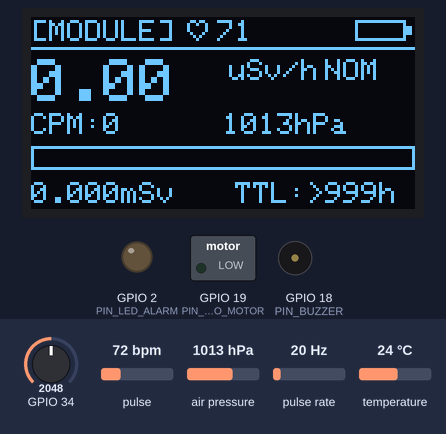
Bench run of a program on a simulated ESP32. Parts: 128×64 one-colour display, switched loads named in the program (green lamp = pin HIGH), output pins drawn as LEDs (lit = HIGH), buzzer (waves = sounding). Wiring (inferred from the names in the program): pulse sensor: data GPIO 4. Dashed ring = blinking. The test bench sets the inputs (shaded band); at power-on: pulse 72 bpm, pulse rate 20 Hz, GPIO 34 = 2048, air pressure 1013 hPa, temperature 24 °C (analog values on the 0–4095 scale). EEPROM starts erased; what the program prints to the serial monitor is not drawn.

Above: at 1.2 s.
1.3 s: pulse set to 123 bpm
At 2.43 s:
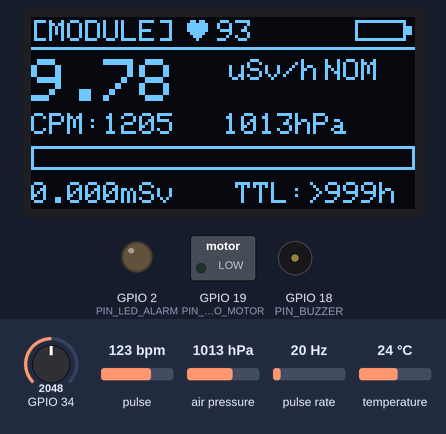
3.0 s: pulse set to 127 bpm
At 4.66 s:
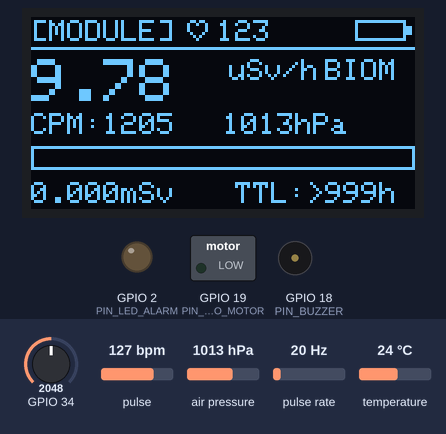
6.0 s: pulse rate (sensor on GPIO 4) set to 50 Hz
At 8.35 s:
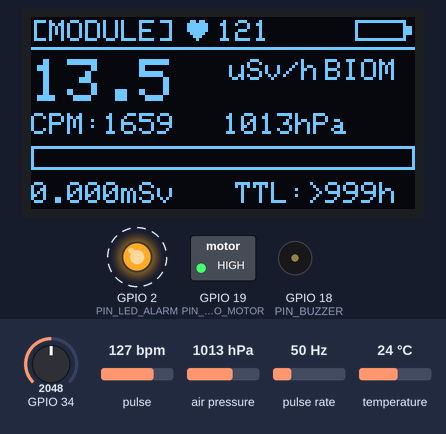
9.0 s: pulse set to 134 bpm
At 10.14 s:
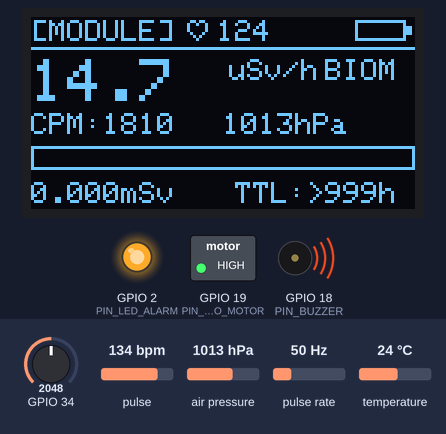
10.8 s: pulse set to 139 bpm
At 13.17 s:
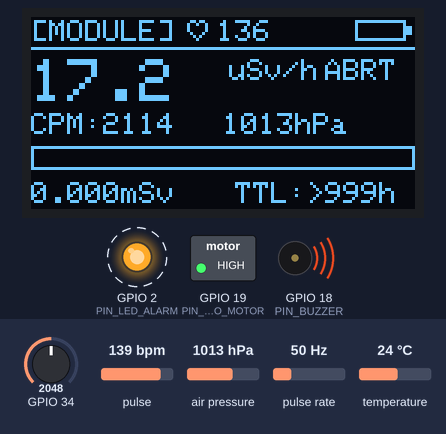
13.8 s: pulse set to 42 bpm
At 15.43 s:
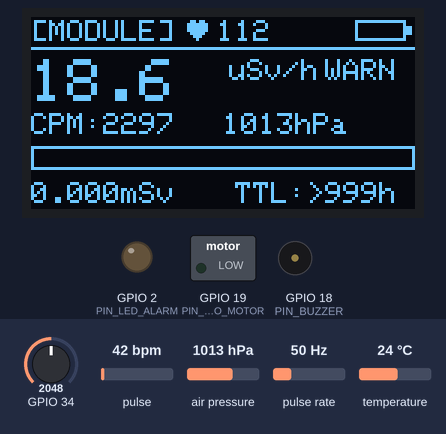
Timing chart, 0 to 17.6 s (numbered marks = the images above; inputs shaded):
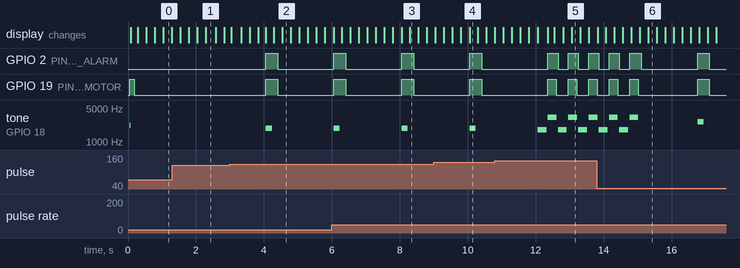

Measured:
- the behaviour switches between 124 and 125 bpm on pulse (found by bisection; images 1 and 2)
- the behaviour switches between 136 and 137 bpm on pulse (found by bisection; images 4 and 5)
- after the input at 1.3 s, the display: first changes after 0.23 s (image 1 shows a later state)
- after the input at 3.0 s, GPIO 2 (PIN_LED_ALARM), GPIO 19 (PIN_VIBRO_MOTOR): LOW → HIGH after 1.1 s, → LOW 0.35 s later; tone on GPIO 18 (PIN_BUZZER): silent → 1900 Hz after 1.1 s, → silent 0.18 s later

The program:

main.cpp
```cpp
/**
 * ============================================================================
 * AstroWrist Dosimeter & Biometric Monitor — Main Flight Firmware
 * Target MCU: ESP32-WROOM-32D (PlatformIO / Arduino Framework)
 *
 * Features:
 * 1. NVS Flash Persistence (`Preferences`) reading & saving `accumulated_mSv`
 *    every 60 seconds to survive power cycles.
 * 2. J305 Geiger-Mueller interrupt dosimetry with 12x5s sliding window and
 *    190 us dead-time mathematical correction.
 * 3. MAX30102 wrist PPG (Heart Rate BPM & SpO2 %) + BMP280 barometer with
 *    autonomous EVA_MODE switch (< 450 hPa) and dynamic threshold lowering.
 * 4. Spacecraft UART JSON uplink receiver for live NASA DONKI Space Weather
 *    alerts (`{"sep_storm": true, "solar_flux": 15.4}`) with pre-emptive
 *    wrist haptic vibration warning.
 * 5. Real-time 1 Hz JSON telemetry stream over Serial (115200 baud).
 * ============================================================================
 */

#include <Arduino.h>
#include <Wire.h>
#include <Preferences.h>
#include <ArduinoJson.h>

#include "config.h"
#include "geiger_counter.h"
#include "biodosimetry_health.h"
#include "wrist_display_ui.h"

// setup() запускается один раз. loop() ниже постоянно читает датчики и обновляет экран.

// Global subsystem instances
Preferences            g_nvsPrefs;
GeigerCounter          g_geiger;
HealthMonitor          g_health;
WristDisplay           g_display;
NasaDonkiSpaceWeather  g_donkiUplink = {
    false,   // sep_storm
    0.0f,    // solar_flux
    1.0f,    // kp_index
    "NONE",  // event_id
    0,       // last_rx_millis
    false    // uplink_connected
};

// Timing and non-blocking actuator state variables
uint32_t g_lastNvsSaveMs         = 0;
uint32_t g_lastTelemetryMs       = 0;
uint32_t g_vibroPulseEndMs       = 0;
uint32_t g_buzzerToneEndMs       = 0;
uint32_t g_lastAlarmPatternMs    = 0;
uint8_t  g_alarmPatternStep      = 0;
bool     g_alarmMutedByUser      = false;

// Button debounce & long-press state (PIN_MODE_BTN = GPIO 0)
bool     g_lastBtnState          = HIGH;
uint32_t g_btnPressStartMs       = 0;
bool     g_btnLongPressHandled   = false;

// Serial UART JSON reception buffer
String   g_serialRxBuffer        = "";

// ============================================================================
// ACTUATOR & HAPTIC FEEDBACK HELPERS (NON-BLOCKING)
// ============================================================================

void triggerWristVibration(uint32_t durationMs) {
    digitalWrite(PIN_VIBRO_MOTOR, HIGH);
    g_vibroPulseEndMs = millis() + durationMs;
}

void triggerBuzzerClick(uint16_t freqHz, uint32_t durationMs) {
    tone(PIN_BUZZER, freqHz, durationMs);
    g_buzzerToneEndMs = millis() + durationMs;
}

/**
 * @brief Updates non-blocking haptic vibration motor, piezo siren, and LED alarm
 *        according to current CrewHealthStatus and particle impacts.
 */
void updateActuatorsAndAlarms(uint32_t nowMs) {
    // 1. Turn off one-shot vibration pulse when timer expires
    if (g_vibroPulseEndMs > 0 && static_cast<int32_t>(nowMs - g_vibroPulseEndMs) >= 0) {
        digitalWrite(PIN_VIBRO_MOTOR, LOW);
        g_vibroPulseEndMs = 0;
    }

    // 2. Real-time piezo click & brief LED flash on single ionizing particle hit
    if (g_geiger.consumeParticleClick()) {
        if (g_health.getCrewStatus() == NOMINAL) {
            // Classic short 2 ms Geiger click at 2400 Hz
            tone(PIN_BUZZER, 2400, 3);
        }
    }

    // 3. Periodic alarm patterns for elevated states
    CrewHealthStatus status = g_health.getCrewStatus();

    if (status == NOMINAL) {
        g_alarmMutedByUser = false; // Reset mute latch once back in nominal state
        digitalWrite(PIN_LED_ALARM, LOW);
        return;
    }

    if (status == CRITICAL_ABORT) {
        // CRITICAL_ABORT cannot be muted: alternating dual-tone siren + strong wrist vibration + LED strobe
        if ((nowMs - g_lastAlarmPatternMs) >= 300) {
            g_lastAlarmPatternMs = nowMs;
            g_alarmPatternStep   = (g_alarmPatternStep + 1) % 2;

            if (g_alarmPatternStep == 0) {
                digitalWrite(PIN_LED_ALARM, HIGH);
                digitalWrite(PIN_VIBRO_MOTOR, HIGH);
                g_vibroPulseEndMs = nowMs + 250;
                tone(PIN_BUZZER, 3200, 260);
            } else {
                digitalWrite(PIN_LED_ALARM, LOW);
                tone(PIN_BUZZER, 1800, 260);
            }
        }
    } else if (status == RADIATION_WARNING || status == BIOMETRIC_STRESS) {
        // Warning state: pulse wrist vibration & LED every 2 seconds unless acknowledged by button
        if ((nowMs - g_lastAlarmPatternMs) >= 2000) {
            g_lastAlarmPatternMs = nowMs;
            digitalWrite(PIN_LED_ALARM, HIGH);
            if (!g_alarmMutedByUser) {
                triggerWristVibration(350);
                uint16_t warnFreq = (status == RADIATION_WARNING) ? 2600 : 1900;
                tone(PIN_BUZZER, warnFreq, 180);
            }
        } else if ((nowMs - g_lastAlarmPatternMs) >= 350) {
            digitalWrite(PIN_LED_ALARM, LOW);
        }
    }
}

// ============================================================================
// BUTTON HANDLER (PIN_MODE_BTN = GPIO 0)
// ============================================================================

/**
 * @brief Handles tactile button on GPIO 0:
 *        - Short press (< 1.5s): Cycles OLED UI page AND mutes non-critical warning vibration/buzzer.
 *        - Long press (>= 3.0s): Resets accumulated dose (`accumulated_mSv`) in RAM & NVS flash.
 */
void handleModeButton(uint32_t nowMs) {
    bool currentBtnState = digitalRead(PIN_MODE_BTN);

    // Button pressed (active LOW with internal pull-up)
    if (currentBtnState == LOW && g_lastBtnState == HIGH) {
        g_btnPressStartMs     = nowMs;
        g_btnLongPressHandled = false;
    } else if (currentBtnState == LOW && g_lastBtnState == LOW) {
        // Check for 3-second hold to reset accumulated mission dose
        if (!g_btnLongPressHandled && (nowMs - g_btnPressStartMs) >= 3000) {
            g_btnLongPressHandled = true;
            g_geiger.resetAccumulatedDose();
            g_nvsPrefs.putFloat("acc_msv", 0.0f);
            triggerWristVibration(500);
            tone(PIN_BUZZER, 1500, 400);
        }
    } else if (currentBtnState == HIGH && g_lastBtnState == LOW) {
        // Button released: check debounce (> 40 ms) and short press
        uint32_t pressDuration = nowMs - g_btnPressStartMs;
        if (pressDuration >= 40 && !g_btnLongPressHandled) {
            g_display.nextPage();
            g_alarmMutedByUser = true;
            tone(PIN_BUZZER, 2800, 40);
        }
    }

    g_lastBtnState = currentBtnState;
}

// ============================================================================
// SPACECRAFT UART UPLINK — NASA DONKI SPACE WEATHER JSON PARSER
// ============================================================================

/**
 * @brief Parses incoming JSON packets from spacecraft computer over Serial UART.
 *        Expected primary payload from `nasa_donki_serial.py`:
 *        `{"sep_storm": true, "solar_flux": 15.4}`
 *        Also supports optional diagnostic fields:
 *        `"kp_index"`, `"event_id"`, `"sim_cpm"`, `"sim_bpm"`, `"sim_spo2"`, `"sim_pressure_hpa"`
 */
void processSpacecraftUplinkJson(const String& jsonLine, uint32_t nowMs) {
#if ARDUINOJSON_VERSION_MAJOR >= 7
    JsonDocument doc;
#else
    StaticJsonDocument<512> doc;
#endif

    DeserializationError err = deserializeJson(doc, jsonLine);
    if (err) {
        return;
    }

    bool previousSepStorm = g_donkiUplink.sep_storm;

    if (!doc["sep_storm"].isNull()) {
        g_donkiUplink.sep_storm = doc["sep_storm"].as<bool>();
    }
    if (!doc["solar_flux"].isNull()) {
        g_donkiUplink.solar_flux = doc["solar_flux"].as<float>();
    }
    if (!doc["kp_index"].isNull()) {
        g_donkiUplink.kp_index = doc["kp_index"].as<float>();
    }
    if (!doc["event_id"].isNull()) {
        const char* evId = doc["event_id"];
        if (evId != nullptr) {
            strncpy(g_donkiUplink.event_id, evId, sizeof(g_donkiUplink.event_id) - 1);
            g_donkiUplink.event_id[sizeof(g_donkiUplink.event_id) - 1] = '\0';
        }
    }

    g_donkiUplink.last_rx_millis   = nowMs;
    g_donkiUplink.uplink_connected = true;

    // Optional hardware-in-the-loop simulation parameters for bench verification
    if (!doc["sim_cpm"].isNull()) {
        g_geiger.setSimulatedStormCpmBias(doc["sim_cpm"].as<float>());
    } else if (g_donkiUplink.sep_storm && g_donkiUplink.solar_flux > 10.0f && g_geiger.getTotalPulses() == 0) {
        // When no physical J305 tube pulses are present and an active NASA DONKI SEP storm arrives,
        // couple solar_flux into storm CPM bias only if explicitly requested via "couple_flux": true
        if (!doc["couple_flux"].isNull() && doc["couple_flux"].as<bool>()) {
            g_geiger.setSimulatedStormCpmBias(g_donkiUplink.solar_flux * 120.0f);
        }
    }

    if (!doc["sim_bpm"].isNull() || !doc["sim_pressure_hpa"].isNull()) {
        float simBpm  = !doc["sim_bpm"].isNull() ? doc["sim_bpm"].as<float>() : g_health.getHeartRateBpm();
        float simSpo2 = !doc["sim_spo2"].isNull() ? doc["sim_spo2"].as<float>() : g_health.getSpO2Percent();
        float simPres = !doc["sim_pressure_hpa"].isNull() ? doc["sim_pressure_hpa"].as<float>() : g_health.getPressureHpa();
        g_health.setSimulatedTelemetry(simBpm, simSpo2, simPres, true);
    }

    if (!doc["reset_dose"].isNull() && doc["reset_dose"].as<bool>()) {
        g_geiger.resetAccumulatedDose();
        g_nvsPrefs.putFloat("acc_msv", 0.0f);
    }

    // Pre-emptive wrist haptic vibration alert when NASA DONKI reports an incoming SEP storm
    // or high solar proton flux (>= 10.0 pfu)
    if (g_donkiUplink.sep_storm || g_donkiUplink.solar_flux >= 10.0f) {
        g_alarmMutedByUser = false;
        // Immediate 800 ms haptic warning burst on the astronaut's wrist + double audio chime
        triggerWristVibration(800);
        digitalWrite(PIN_LED_ALARM, HIGH);
        if (!previousSepStorm) {
            tone(PIN_BUZZER, 3000, 250);
        }
    }
}

void pollSerialUplink(uint32_t nowMs) {
    while (Serial.available() > 0) {
        char ch = static_cast<char>(Serial.read());
        if (ch == '\n' || ch == '\r') {
            g_serialRxBuffer.trim();
            if (g_serialRxBuffer.startsWith("{") && g_serialRxBuffer.endsWith("}")) {
                processSpacecraftUplinkJson(g_serialRxBuffer, nowMs);
            }
            g_serialRxBuffer = "";
        } else if (g_serialRxBuffer.length() < 512) {
            g_serialRxBuffer += ch;
        } else {
            g_serialRxBuffer = ""; // Prevent buffer overflow on malformed serial noise
        }
    }

    // Expire DONKI uplink flag if no packet received within timeout window (15 min)
    if (g_donkiUplink.uplink_connected &&
        (nowMs - g_donkiUplink.last_rx_millis) > DONKI_ALERT_TIMEOUT_MS) {
        g_donkiUplink.uplink_connected = false;
        g_donkiUplink.sep_storm        = false;
    }
}

// ============================================================================
// 1 HZ SERIAL JSON TELEMETRY OUTPUT
// ============================================================================

void broadcastJsonTelemetry(uint32_t nowMs) {
#if ARDUINOJSON_VERSION_MAJOR >= 7
    JsonDocument doc;
#else
    StaticJsonDocument<768> doc;
#endif

    doc["device"]              = "AstroWrist-ESP32";
    doc["uptime_sec"]          = nowMs / 1000UL;
    doc["mode"]                = operatingModeToString(g_health.getOperatingMode());
    doc["status"]              = healthStatusToString(g_health.getCrewStatus());

    // Radiation Dosimetry Block (J305 + Dead-Time Correction + NASA-STD-3001)
    JsonObject rad = doc["dosimetry"].to<JsonObject>();
    rad["raw_cpm"]             = serialized(String(g_geiger.getRawCPM(), 2));
    rad["true_cpm"]            = serialized(String(g_geiger.getTrueCPM(), 2));
    rad["uSv_h"]               = serialized(String(g_geiger.getDoseRateUsvh(), 4));
    rad["mSv_h"]               = serialized(String(g_geiger.getDoseRateMsvh(), 6));
    rad["accumulated_mSv"]     = serialized(String(g_geiger.getAccumulatedMsv(), 5));
    rad["time_to_limit_hours"] = serialized(String(g_geiger.getTimeToLimitHours(), 2));
    rad["limit_30d_mSv"]       = NASA_30DAY_LIMIT_MSV;
    rad["limit_career_mSv"]    = NASA_CAREER_LIMIT_MSV;
    rad["warn_thresh_uSv_h"]   = g_health.getActiveWarningUsvh();
    rad["pulses_last_sec"]     = g_geiger.getPulsesLastSecond();
    rad["total_pulses"]        = g_geiger.getTotalPulses();

    // Biometrics & Suit Environment Block (MAX30102 + BMP280)
    JsonObject bio = doc["biometrics"].to<JsonObject>();
    bio["heart_rate_bpm"]      = serialized(String(g_health.getHeartRateBpm(), 1));
    bio["spo2_percent"]        = serialized(String(g_health.getSpO2Percent(), 1));
    bio["pressure_hpa"]        = serialized(String(g_health.getPressureHpa(), 2));
    bio["temperature_c"]       = serialized(String(g_health.getSuitTemperatureC(), 1));
    bio["battery_v"]           = serialized(String(g_health.getBatteryVoltage(), 2));
    bio["battery_pct"]         = g_health.getBatteryPercent();

    // NASA DONKI Space Weather Uplink Block
    JsonObject donki = doc["nasa_donki"].to<JsonObject>();
    donki["uplink_active"]     = g_donkiUplink.uplink_connected;
    donki["sep_storm"]         = g_donkiUplink.sep_storm;
    donki["solar_flux"]        = serialized(String(g_donkiUplink.solar_flux, 2));
    donki["kp_index"]          = serialized(String(g_donkiUplink.kp_index, 1));
    donki["event_id"]          = g_donkiUplink.event_id;

    serializeJson(doc, Serial);
    Serial.println();
}

// ============================================================================
// ARDUINO SETUP & MAIN EXECUTION LOOP
// ============================================================================

void setup() {
    // 1. Initialize UART at 115200 baud for telemetry output & NASA DONKI uplink
    Serial.begin(115200);

    // 2. Configure GPIO pins for actuators, LED, and mode button
    pinMode(PIN_VIBRO_MOTOR, OUTPUT);
    pinMode(PIN_BUZZER, OUTPUT);
    pinMode(PIN_LED_ALARM, OUTPUT);
    pinMode(PIN_MODE_BTN, INPUT_PULLUP);

    digitalWrite(PIN_VIBRO_MOTOR, LOW);
    digitalWrite(PIN_BUZZER, LOW);
    digitalWrite(PIN_LED_ALARM, LOW);

    // 3. Initialize Non-Volatile Storage (NVS) and restore accumulated radiation dose
    g_nvsPrefs.begin("astrowrist", false);
    float restoredDoseMsv = g_nvsPrefs.getFloat("acc_msv", 0.0f);
    if (isnan(restoredDoseMsv) || restoredDoseMsv < 0.0f || restoredDoseMsv > 10000.0f) {
        restoredDoseMsv = 0.0f;
    }

    // 4. Initialize shared I2C bus on SDA = GPIO 21, SCL = GPIO 22 (400 kHz Fast Mode)
    Wire.begin(PIN_I2C_SDA, PIN_I2C_SCL, 400000UL);

    // 5. Initialize OLED Wrist Display, J305 Geiger Counter, and MAX30102/BMP280 Health Monitor
    g_display.begin();
    g_geiger.begin(restoredDoseMsv);
    g_health.begin(Wire);

    // Brief tactile & acoustic self-test confirmation on wrist
    triggerWristVibration(120);
    tone(PIN_BUZZER, 2200, 80);

    uint32_t nowMs     = millis();
    g_lastNvsSaveMs    = nowMs;
    g_lastTelemetryMs  = nowMs;
}

void loop() {
    uint32_t nowMs = millis();

    // 1. Poll spacecraft Serial UART for incoming NASA DONKI space weather JSON packets
    pollSerialUplink(nowMs);

    // 2. Poll tactile button (GPIO 0) for screen toggle, alarm mute, or 3s dose reset
    handleModeButton(nowMs);

    // 3. Continuously sample MAX30102 PPG (BPM/SpO2) and BMP280 barometer (EVA detection)
    g_health.updateSensors(nowMs);

    // 4. Update 12-bucket sliding-window Geiger dosimetry and evaluate crew health state
    if (g_geiger.update(nowMs)) {
        g_health.evaluateCrewStatus(
            g_geiger.getDoseRateUsvh(),
            g_geiger.getAccumulatedMsv(),
            g_donkiUplink
        );
    }

    // 5. Update non-blocking wrist haptic vibration, piezo clicks/siren, and alarm LED
    updateActuatorsAndAlarms(nowMs);

    // 6. Refresh 128x64 OLED wrist UI (4 Hz with hardware inverse blink on CRITICAL_ABORT)
    g_display.render(nowMs, g_geiger, g_health, g_donkiUplink);

    // 7. Broadcast comprehensive JSON telemetry over Serial every 1 second (1000 ms)
    if ((nowMs - g_lastTelemetryMs) >= TELEMETRY_INTERVAL_MS) {
        g_lastTelemetryMs = nowMs;
        broadcastJsonTelemetry(nowMs);
    }

    // 8. Persist accumulated radiation dose (accumulated_mSv) to NVS flash every 60 seconds
    if ((nowMs - g_lastNvsSaveMs) >= NVS_SAVE_INTERVAL_MS) {
        g_lastNvsSaveMs = nowMs;
        g_nvsPrefs.putFloat("acc_msv", g_geiger.getAccumulatedMsv());
    }
}
```

Source omitted: biodosimetry_health.h (15669 bytes), geiger_counter.h (11791 bytes), wrist_display_ui.h (12611 bytes), config.h (7390 bytes)
